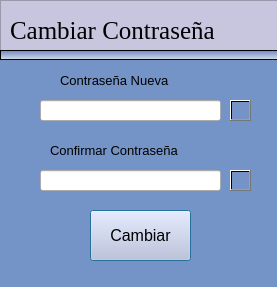
<?xml version="1.0" encoding="UTF-8"?>
<ui version="4.0">
 <class>cambiarPass</class>
 <widget class="QDialog" name="cambiarPass">
  <property name="geometry">
   <rect>
    <x>0</x>
    <y>0</y>
    <width>277</width>
    <height>287</height>
   </rect>
  </property>
  <property name="minimumSize">
   <size>
    <width>100</width>
    <height>100</height>
   </size>
  </property>
  <property name="windowTitle">
   <string>Dialog</string>
  </property>
  <widget class="QPushButton" name="btnRegistrar_2">
   <property name="geometry">
    <rect>
     <x>90</x>
     <y>210</y>
     <width>101</width>
     <height>51</height>
    </rect>
   </property>
   <property name="font">
    <font>
     <pointsize>12</pointsize>
    </font>
   </property>
   <property name="styleSheet">
    <string notr="true">background-color: rgb(180, 255, 199);
background-color: rgb(200, 198, 223);</string>
   </property>
   <property name="text">
    <string>Cambiar</string>
   </property>
  </widget>
  <widget class="QFrame" name="frame">
   <property name="geometry">
    <rect>
     <x>0</x>
     <y>0</y>
     <width>281</width>
     <height>51</height>
    </rect>
   </property>
   <property name="styleSheet">
    <string notr="true">background-color: rgb(200, 198, 223);</string>
   </property>
   <property name="frameShape">
    <enum>QFrame::StyledPanel</enum>
   </property>
   <property name="frameShadow">
    <enum>QFrame::Raised</enum>
   </property>
   <widget class="QLabel" name="label_3">
    <property name="geometry">
     <rect>
      <x>10</x>
      <y>10</y>
      <width>271</width>
      <height>41</height>
     </rect>
    </property>
    <property name="font">
     <font>
      <family>Times New Roman</family>
      <pointsize>19</pointsize>
      <weight>9</weight>
      <italic>false</italic>
      <bold>false</bold>
     </font>
    </property>
    <property name="styleSheet">
     <string notr="true">
font: 75 19pt &quot;Times New Roman&quot;;</string>
    </property>
    <property name="text">
     <string>Cambiar Contraseña</string>
    </property>
   </widget>
   <widget class="QLabel" name="label_23">
    <property name="geometry">
     <rect>
      <x>540</x>
      <y>10</y>
      <width>71</width>
      <height>71</height>
     </rect>
    </property>
    <property name="font">
     <font>
      <pointsize>10</pointsize>
     </font>
    </property>
    <property name="styleSheet">
     <string notr="true">image: url(:/newPrefix/terapeuta.png);</string>
    </property>
    <property name="text">
     <string/>
    </property>
   </widget>
  </widget>
  <widget class="QLineEdit" name="lePassword_2">
   <property name="geometry">
    <rect>
     <x>40</x>
     <y>100</y>
     <width>181</width>
     <height>21</height>
    </rect>
   </property>
   <property name="font">
    <font>
     <pointsize>10</pointsize>
    </font>
   </property>
   <property name="toolTip">
    <string>La contraseña debe tener entre 6 y 10 digitos, 1 numero, una minuscula y una mayuscula</string>
   </property>
   <property name="text">
    <string/>
   </property>
   <property name="maxLength">
    <number>10</number>
   </property>
   <property name="echoMode">
    <enum>QLineEdit::Password</enum>
   </property>
  </widget>
  <widget class="QLabel" name="label_24">
   <property name="geometry">
    <rect>
     <x>60</x>
     <y>70</y>
     <width>141</width>
     <height>21</height>
    </rect>
   </property>
   <property name="font">
    <font>
     <pointsize>10</pointsize>
    </font>
   </property>
   <property name="text">
    <string>Contraseña Nueva</string>
   </property>
  </widget>
  <widget class="QLineEdit" name="leCofirnarPassword_2">
   <property name="geometry">
    <rect>
     <x>40</x>
     <y>170</y>
     <width>181</width>
     <height>21</height>
    </rect>
   </property>
   <property name="font">
    <font>
     <pointsize>10</pointsize>
    </font>
   </property>
   <property name="toolTip">
    <string>La contraseña debe tener entre 6 y 10 digitos, 1 numero, una minuscula y una mayuscula</string>
   </property>
   <property name="text">
    <string/>
   </property>
   <property name="maxLength">
    <number>10</number>
   </property>
   <property name="echoMode">
    <enum>QLineEdit::Password</enum>
   </property>
  </widget>
  <widget class="QLabel" name="label_8">
   <property name="geometry">
    <rect>
     <x>0</x>
     <y>50</y>
     <width>381</width>
     <height>331</height>
    </rect>
   </property>
   <property name="minimumSize">
    <size>
     <width>100</width>
     <height>100</height>
    </size>
   </property>
   <property name="styleSheet">
    <string notr="true">background-color: rgb(116, 147, 198);</string>
   </property>
   <property name="text">
    <string/>
   </property>
  </widget>
  <widget class="QLabel" name="label_25">
   <property name="geometry">
    <rect>
     <x>50</x>
     <y>140</y>
     <width>161</width>
     <height>21</height>
    </rect>
   </property>
   <property name="font">
    <font>
     <pointsize>10</pointsize>
    </font>
   </property>
   <property name="text">
    <string>Confirmar Contraseña</string>
   </property>
  </widget>
  <widget class="QPushButton" name="btnVerPas_4">
   <property name="geometry">
    <rect>
     <x>230</x>
     <y>170</y>
     <width>21</width>
     <height>21</height>
    </rect>
   </property>
   <property name="styleSheet">
    <string notr="true">background-color: qconicalgradient(cx:0.488, cy:0.494318, angle:123.4, stop:0 rgba(0, 0, 0, 0));
border-image: url(:/newPrefix/vision.png);</string>
   </property>
   <property name="text">
    <string/>
   </property>
  </widget>
  <widget class="QPushButton" name="btnVerPas_3">
   <property name="geometry">
    <rect>
     <x>230</x>
     <y>100</y>
     <width>21</width>
     <height>21</height>
    </rect>
   </property>
   <property name="styleSheet">
    <string notr="true">background-color: qconicalgradient(cx:0.488, cy:0.494318, angle:123.4, stop:0 rgba(0, 0, 0, 0));
border-image: url(:/newPrefix/vision.png);</string>
   </property>
   <property name="text">
    <string/>
   </property>
  </widget>
  <widget class="QFrame" name="frame_2">
   <property name="geometry">
    <rect>
     <x>0</x>
     <y>50</y>
     <width>621</width>
     <height>10</height>
    </rect>
   </property>
   <property name="maximumSize">
    <size>
     <width>16777215</width>
     <height>14</height>
    </size>
   </property>
   <property name="styleSheet">
    <string notr="true">background-color: qlineargradient(spread:pad, x1:0, y1:1, x2:0, y2:0, stop:0 rgba(214, 225, 229), stop:1 rgba(109, 130, 198));
</string>
   </property>
   <property name="frameShape">
    <enum>QFrame::StyledPanel</enum>
   </property>
   <property name="frameShadow">
    <enum>QFrame::Raised</enum>
   </property>
  </widget>
  <zorder>label_8</zorder>
  <zorder>btnRegistrar_2</zorder>
  <zorder>frame</zorder>
  <zorder>lePassword_2</zorder>
  <zorder>label_24</zorder>
  <zorder>leCofirnarPassword_2</zorder>
  <zorder>label_25</zorder>
  <zorder>btnVerPas_4</zorder>
  <zorder>btnVerPas_3</zorder>
  <zorder>frame_2</zorder>
 </widget>
 <resources>
  <include location="images/image.qrc"/>
 </resources>
 <connections/>
</ui>
